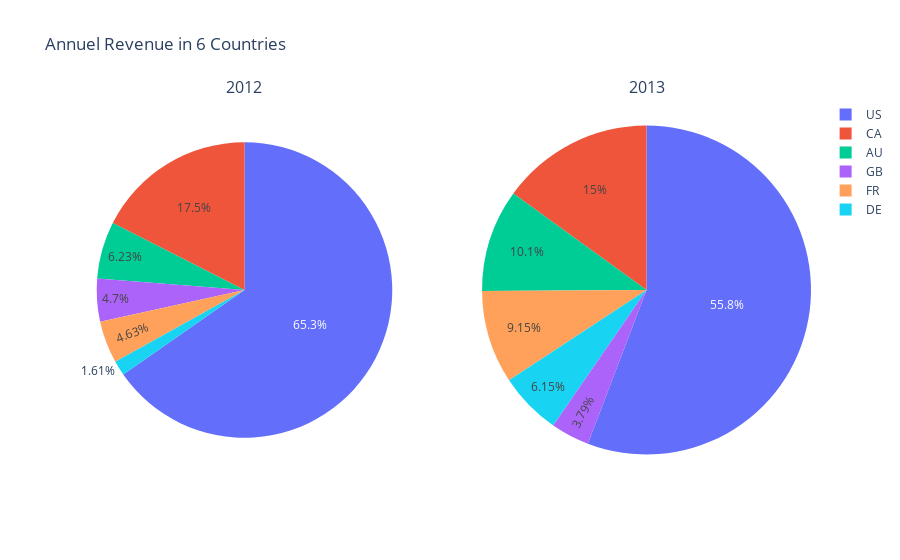

Notebook source saved alongside this figure:
### Code cell
labels = Country
fig = make_subplots(rows=1, cols=2, specs=[[{'type':'pie'}, {'type':'pie'}]],subplot_titles=['2012', '2013'])
fig.add_trace(go.Pie(labels=labels, values=[US_2012,CA_2012,FR_2012,AU_2012,GB_2012,DE_2012], scalegroup='one',name="2012"), 1, 1)
fig.add_trace(go.Pie(labels=labels, values=[US_2013,CA_2013,FR_2013,AU_2013,GB_2012,DE_2013], scalegroup='one',name="2013"), 1, 2)

fig.update_layout(title_text='Annuel Revenue in 6 Countries')
fig.show()

### Figure 1 — Plotly figure (JSON) as saved in the notebook; plotly's stock layout.template omitted (floating-point values rounded to 4 significant figures)
{"data": [{"domain": {"x": [0, 0.45], "y": [0, 1]}, "labels": ["US", "CA", "FR", "AU", "GB", "DE"], "name": "2012", "scalegroup": "one", "type": "pie", "values": [24610000.0, 6600000.0, 1743000.0, 2348000.0, 1770000.0, 607800.0]}, {"domain": {"x": [0.55, 1], "y": [0, 1]}, "labels": ["US", "CA", "FR", "AU", "GB", "DE"], "name": "2013", "scalegroup": "one", "type": "pie", "values": [26040000.0, 7010000.0, 4271000.0, 4702000.0, 1770000.0, 2869000.0]}], "layout": {"annotations": [{"font": {"size": 16}, "showarrow": false, "text": "2012", "x": 0.225, "xanchor": "center", "xref": "paper", "y": 1, "yanchor": "bottom", "yref": "paper"}, {"font": {"size": 16}, "showarrow": false, "text": "2013", "x": 0.775, "xanchor": "center", "xref": "paper", "y": 1, "yanchor": "bottom", "yref": "paper"}], "title": {"text": "Annuel Revenue in 6 Countries"}}}
